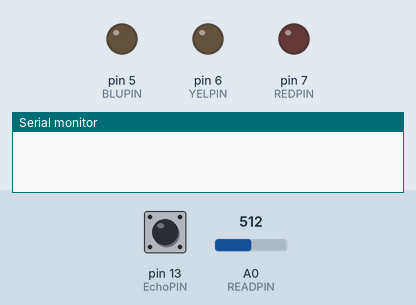
This sketch was run on a simulated Arduino Uno, built with avr-gcc and run on an emulated ATmega328P. Parts: output pins drawn as LEDs (lit = HIGH), the last lines printed to the serial monitor. The inputs (shaded band) are chosen by the test bench; at power-on: pin 13 (EchoPIN) LOW, A0 (READPIN) = 512. Pins used as bus, display or sensor lines are not drawn.

Above: at 0.1 s.
At 1.2 s:
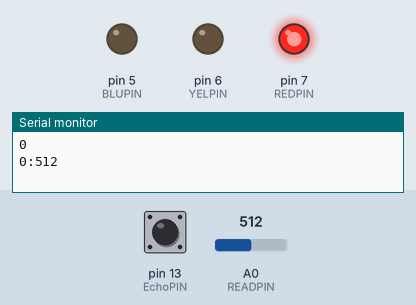
1.3 s: pin 13 (EchoPIN) pulsed HIGH 2 times (0.12 s each, 0.3 s apart)
At 2.5 s:
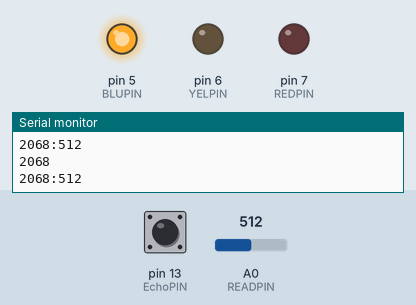
Timing chart, 0 to 4.3 s (numbered marks = the images above; inputs shaded):
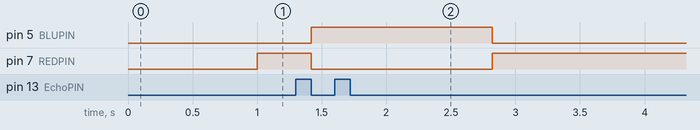

The sketch:

distanceLED.ino
```cpp
const int TrigPIN =12;
const int EchoPIN = 13;
const int REDPIN = 7;
const int YELPIN = 6;
const int BLUPIN = 5;
#define READPIN A0

void setup() {
  // put your setup code here, to run once:
  Serial.begin(9600);
  pinMode(REDPIN,OUTPUT);
  pinMode(YELPIN,OUTPUT);
  pinMode(BLUPIN,OUTPUT);
  pinMode(READPIN,INPUT_PULLUP);
}

void loop() {
  long duration, cm;
  pinMode(TrigPIN,OUTPUT);
  digitalWrite(TrigPIN,LOW);
  delayMicroseconds(2);
  digitalWrite(TrigPIN,HIGH);
  delayMicroseconds(10);
  pinMode(EchoPIN,INPUT);
  duration = pulseIn(EchoPIN,HIGH);
  cm = microsecTocm(duration);
  Serial.println(cm);
  if(cm < 10){
    digitalWrite(REDPIN,HIGH);
    digitalWrite(YELPIN,LOW);
    digitalWrite(BLUPIN,LOW);
  }else if(10 <= cm && cm < 20){
    digitalWrite(REDPIN,LOW);
    digitalWrite(YELPIN,HIGH);
    digitalWrite(BLUPIN,LOW);
  }else{
    digitalWrite(REDPIN,LOW);
    digitalWrite(YELPIN,LOW);
    digitalWrite(BLUPIN,HIGH);
  }
  int check = analogRead(READPIN);
  Serial.print(cm);
  Serial.print(":");
  Serial.println(check);
  delay(100);
}

long microsecTocm(long microsec){
  return microsec /29 /2;
}
```

Measured:
- after the input at 1.3 s, pin 5 (BLUPIN): LOW → HIGH after 0.12 s, → LOW 1.4 s later; pin 7 (REDPIN): HIGH → LOW after 0.12 s, → HIGH 1.4 s later
